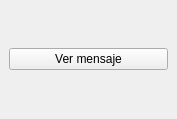
<?xml version="1.0" encoding="UTF-8"?>
<ui version="4.0">
 <class>MainWindow</class>
 <widget class="QMainWindow" name="MainWindow">
  <property name="geometry">
   <rect>
    <x>0</x>
    <y>0</y>
    <width>177</width>
    <height>119</height>
   </rect>
  </property>
  <property name="windowTitle">
   <string>MainWindow</string>
  </property>
  <widget class="QWidget" name="centralwidget">
   <layout class="QVBoxLayout" name="verticalLayout">
    <item>
     <widget class="QPushButton" name="mensaje">
      <property name="text">
       <string>Ver mensaje</string>
      </property>
     </widget>
    </item>
   </layout>
  </widget>
 </widget>
 <resources/>
 <connections/>
</ui>
